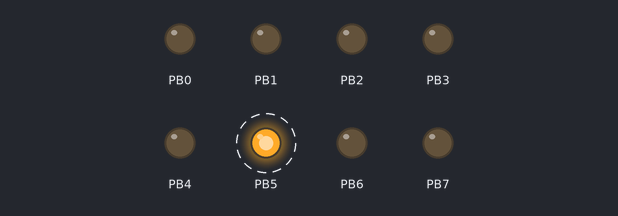
Recording of a program running on a simulated ATmega328P, built with avr-gcc and emulated at 16 MHz. Parts: output pins drawn as LEDs (lit = HIGH). Dashed ring = blinking.

Above: at 0.05 s.
Timing chart, 0 to 3.0 s (numbered marks = the images above):
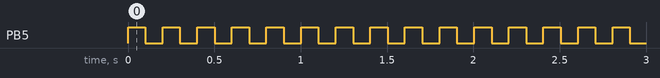

Measured:
- by itself, PB5: alternates HIGH for 0.10 s and LOW for 0.10 s

The program:

main.c
```c
/*
    main.c
    Author:
       Maike Rodrigo A. Reis
       Electrical Engineering Stundent at University Federal of Pará
       maikerdralcantara@gmail.com
    Created on:
       06 Mar 2020
*/

#define __AVR_ATmega328P__
#define F_CPU 16000000UL // or whatever may be your frequency
#define __DELAY_BACKWARD_COMPATIBLE__
#define __DELAY_ROUND_DOWN__

//Avr libs
#include <avr/io.h>
#include <util/delay.h>

// In CMakeLists.txt "include_directories(${CMAKE_CURRENT_SOURCE_DIR}/../src/libs)" command
#include <liba.h>

int main(void)
{
    DDRB = 0xFF; // initialize port C
    while (1)
    {
        // When some LIB function is called, the LIB are linked
        liba_func();
        libb_func();
        PORTB ^= 1 << PINB5; // PC0 = High = Vcc
        _delay_ms(100);      // wait 500 milliseconds

        //LED off
        PORTB &= 0 << PINB5; // PC0 = Low = 0v
        _delay_ms(100);      // wait 500 milliseconds
    }
}
```

liba.c
```c
#include "liba.h"

int liba_var = 150;
int liba_func(void){
    return liba_var;
}
```

liba.h
```c
#ifndef __LIBA_H__
#define __LIBA_H__

int liba_func(void);

#endif
```

libb.c
```c
#include "libb.h"
int libb_var = 200;
int libb_func(void){
    return libb_var;
}
```

libb.h
```c
#ifndef __LIBB_H__
#define __LIBB_H__
int libb_func(void);
#endif
```
